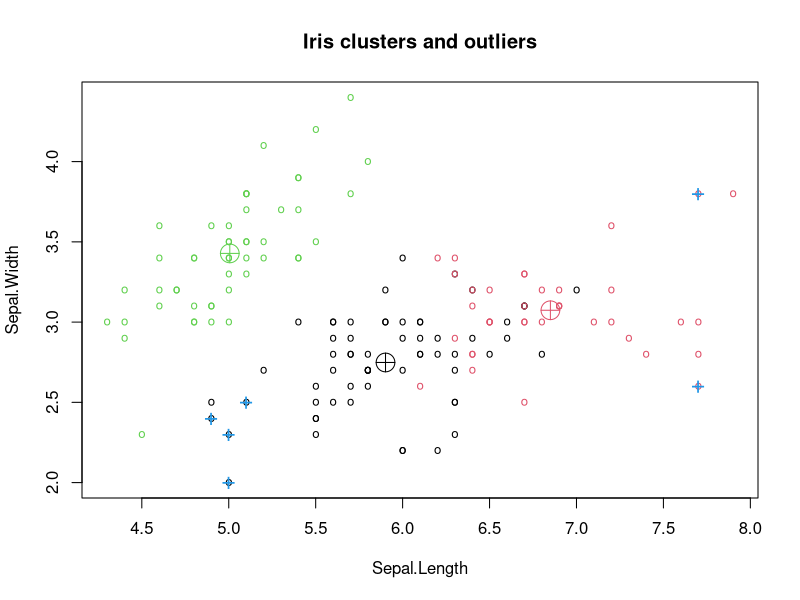
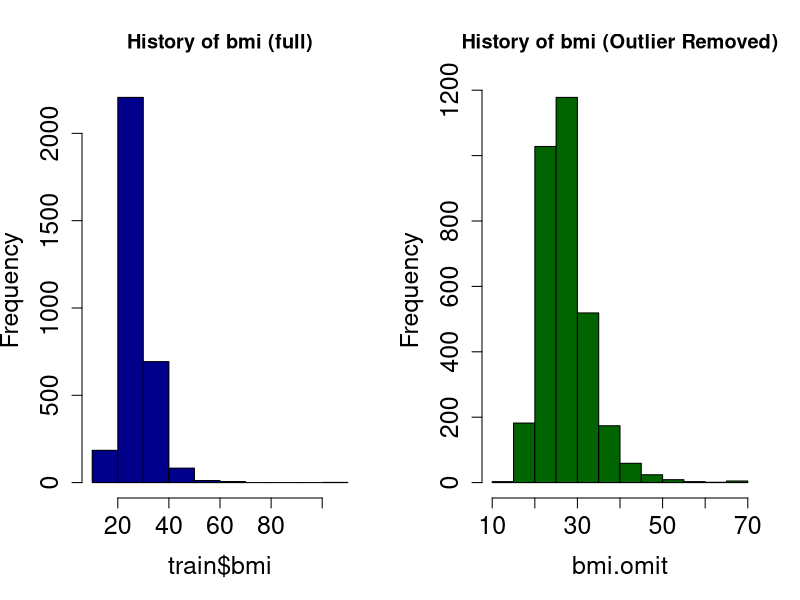
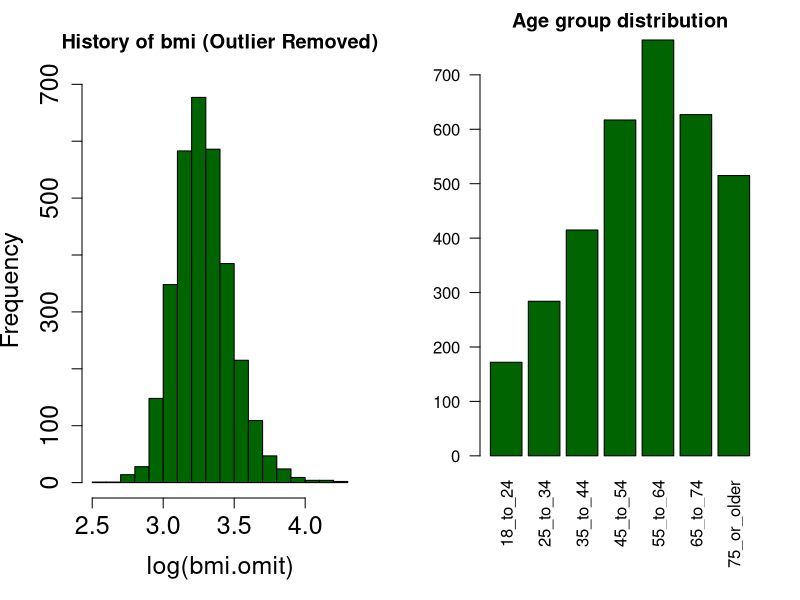
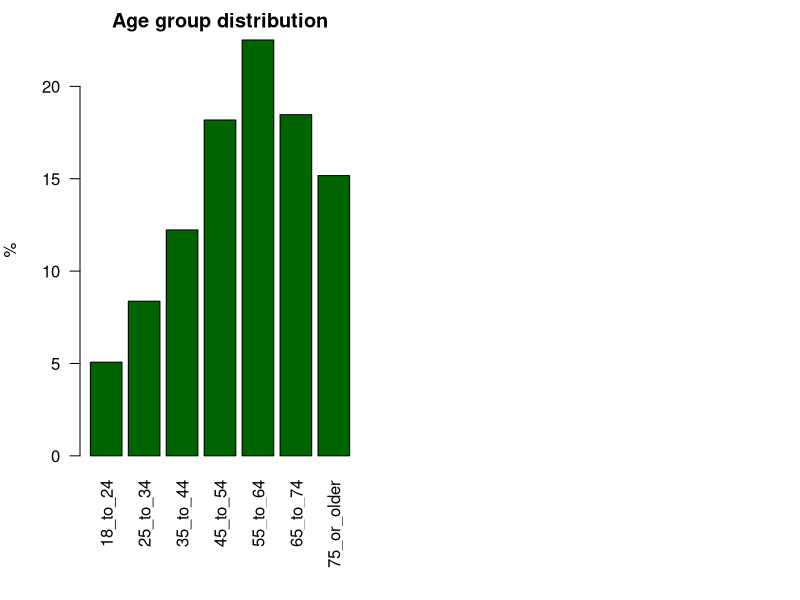
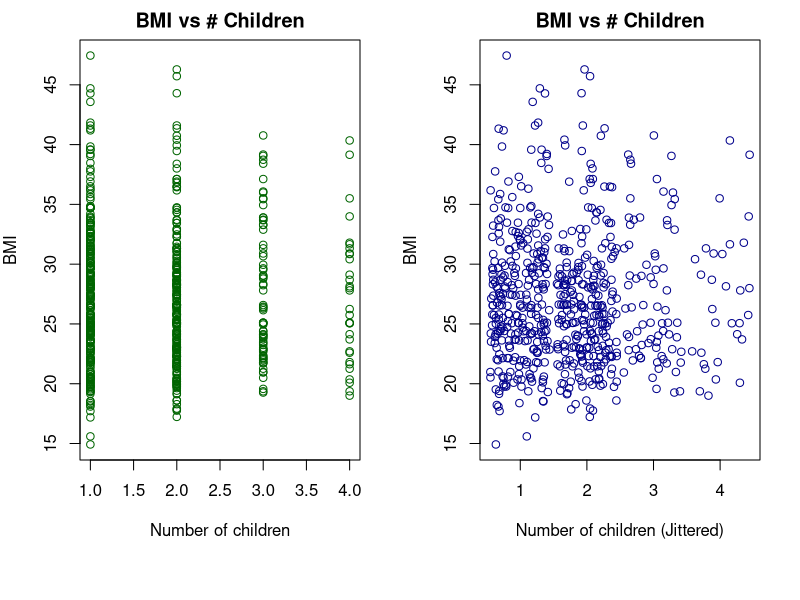
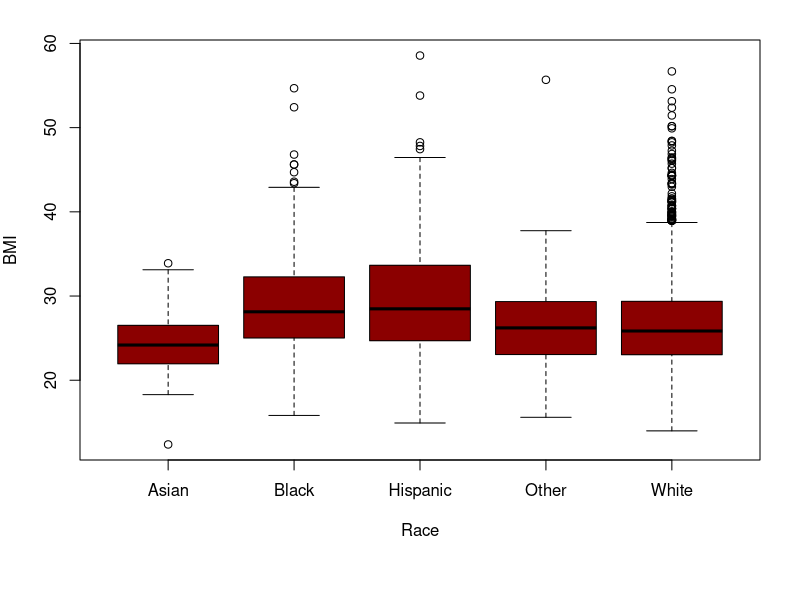

Reproduce these figures in R, in order. (Note: this script raises an error after producing the figures.)
## 
## Predictive Analytics - Day 1
## 

# setwd('')

##  Outlier Detection on the Iris Dataset

## By clustering method 
# remove species from the data to cluster 
iris2 <- iris[, 1:4]
summary(iris2)
# Run clustering for three clusters
kmeans.result <- kmeans(iris2, centers = 3) 
# cluster centers 
kmeans.result$centers
# cluster IDs 
kmeans.result$cluster  
# Get the centers
centers <- kmeans.result$centers[kmeans.result$cluster, ] 
# Calculate distances between objects and cluster centers 
distances <- sqrt(rowSums((iris2 - centers)^2))

# Apply univariate outlier detection to distances
outlierValues <- boxplot.stats(distances)$out
outliers <- which(distances %in% outlierValues)

# plot clusters 
plot(iris2[, c("Sepal.Length", "Sepal.Width")],
     pch = "o",
     col = kmeans.result$cluster,
     cex = 0.8,
     main = "Iris clusters and outliers") 
# plot cluster centers 
points(kmeans.result$centers[, c("Sepal.Length", "Sepal.Width")],
       col = 1:3,
       pch = 10,
       cex = 2.5) 
# plot outliers 
points(iris2[outliers, c("Sepal.Length", "Sepal.Width")],
       pch = "+",
       col = 4,
       cex = 1.5)



# Explore the data
setwd('/Users/LeilaErbay/Desktop/LevelNeu2018/Labs/Dental Visit')
train = read.csv("DentalVisit-Train.csv")
dim(train)
str(train)

##  Isolate numeric variables for exploration. We'll explore the factors later.
summary(train[,c("confident","bmi","children")])

##  bmi has an extreme outlier which is likely
##  erroneous and will certainly skew analysis.
##  How would our data look if we removed it?.

max.bmi <- max(train$bmi, na.rm = TRUE)

bmi.omit <- na.omit(train$bmi[train$bmi < max.bmi])

max(train$bmi, na.rm=TRUE)
max(bmi.omit, na.rm=TRUE)


par(mfrow=c(1,2))
# Without missing value filtered
hist(train$bmi,
     col="darkblue",
     main="History of bmi (full)",
     cex.axis = 1.5,
     cex.lab = 1.5)

# With missing value filtered
hist(bmi.omit,
     col="darkgreen",
     main="History of bmi (Outlier Removed)",
     cex.axis = 1.5,
     cex.lab = 1.5)

hist(log(bmi.omit),
     col="darkgreen",
     main="History of bmi (Outlier Removed)",
     cex.axis = 1.5,
     cex.lab = 1.5)


## Let's take a look at the categorical variables.
summary(train[,!(names(train) %in% c("confident","bmi","children"))])

table(train$agegrp)


par(mar=c(6,3,1,1)+1) 
barplot(table(train$agegrp),
        col="darkgreen",
        main = "Age group distribution",
        las = 2)

# Create racial percentage table
age.tbl <- table(train$agegrp)
age.perc <- round(100*age.tbl/sum(age.tbl),2)
barplot(age.perc,
        col = "darkgreen",
        main = "Age group distribution",
        ylab = "%", las = 2)


# "bmi" and "children" scatter plot
par(mfrow=c(1,2))
plot(train[which( train$children > 0 & train$bmi < 55), ]$children,
     train[which( train$children > 0 & train$bmi < 55), ]$bmi,
     ylab = "BMI",
     xlab = "Number of children",
     main = "BMI vs # Children",
     col="darkgreen",
     type = "p")
plot(jitter(train[which( train$children > 0 & train$bmi < 55), ]$children,
            amount = .45),
     train[which( train$children > 0 & train$bmi < 55), ]$bmi,
     ylab = "BMI",
     xlab = "Number of children (Jittered)",
     main = "BMI vs # Children",
     col="darkblue",
     type = "p")

#bmi vs. race boxplots
par(mfrow=c(1,1))
boxplot(bmi ~ race,
        data = train[train$bmi < 60,],
        xlab = "Race",
        ylab = "BMI",
        col = "darkred")

# Check distribution of age group over race
ageByRace = table(train$agegrp, train$race)
ageByRace
ageByRace = round(t(t(ageByRace) / colSums(ageByRace)),2)
ageByRace
# Sanity Check:
colSums(ageByRace)

# print number of lines with missing values
sum(rowSums(is.na(train)) > 0)
sum(rowSums(is.na(train)) > 0) / nrow(train)

# print columns with missing values
colSums(is.na(train))

# Imputing meds using logistic regression

# Number of missing values for "meds" (37) 
nbr.misg <- sum(is.na(train$meds)) 

# Find useful variables:
colSums(is.na(train[is.na(train$meds),]))

# library(MASS) 
MedsReg <- glm(meds ~ ., family = binomial, data = na.omit(train[,-1])) 
# Extract the temporary data for logistic regression modeling 
mod.train <- subset(train, select = c("meds", "sex", "insured")) 
# Model training 
MedsReg <- glm(meds ~ sex + insured,
               family = binomial,
               data = na.omit(mod.train)) 
# Modeling results summary 
summary(MedsReg) 


# Estimate meds value using the model 
z <- predict(MedsReg, train, type = 'response') 
# Fill in the missing values of 'meds' with estimated values from the model 
newMeds <- train$meds
newMeds[is.na(train$meds)] <- ifelse(z[is.na(train$meds)]>=0.5,"Yes","No")

# Number of missing values after imputation dropped to 0 
nbr.misg.new <- sum(is.na(newMeds))
nbr.misg.new


# LRT on interactions (on clean data set)

train <- read.csv("DentalVisit-Clean.csv")
# Setting indicator category for NAs
# (imputation option #3)
train$healthgroup <- addNA(train$healthgroup)
train$agegrp <- addNA(train$agegrp)
train$race <- addNA(train$race)
train$employ.ins <- addNA(train$employ.ins)
train$insured <- addNA(train$insured)
train$employ <- addNA(train$employ)
train$marital.stat <- addNA(train$marital.stat)
train$postponed.care <- addNA(train$postponed.care)
train$emergency <- addNA(train$emergency)
train$specialist <- addNA(train$specialist)
train$meds <- addNA(train$meds)
train$health <- addNA(train$health)
train$educ <- addNA(train$educ)

# 
# 
m1 <- glm(dental.visit ~ meds+emergency,data=train,family=binomial)
m2 <- glm(dental.visit~meds*emergency,data=train,family=binomial)
m2a <- glm(dental.visit~meds+emergency + meds:emergency,data=train,family=binomial)
anova(m1,m2,test='Chisq') ## LIKELIHOOD RATIO TEST

# Model selection

train$log.bmi <- log(train$bmi)

# Set dental.visit from "Yes"/"No" to 1/0 (This makes it easier to work with)
train$dental.visit <- ifelse(train$dental.visit == "Yes", 1, 0)

# Fit model with all interesting features and theorized interactions
base1 <- glm(dental.visit ~ phone + sex + agegrp + race + employ.ins + insured +
                            employ + marital.stat + postponed.care + emergency +
                            specialist + meds + log.bmi + children + confident +
                            educ + health + log.bmi + phone:confident +
                            employ.ins:specialist + sex:marital.stat +
                            race:employ,
             data=train,
             family = "binomial")

# install.packages("MASS")
library(MASS)
stepsDental <- stepAIC(base1, direction="both")
summary(stepsDental)

##  Evaluate Model

# Create predicted response from training set
y <- round(predict(stepsDental, train, type="response"))

#install.packages("caret")
#install.packages("e1071")
library(caret)
library(e1071)


confusionMatrix(table(data.frame(train$dental.visit, y)))


##############################################################
###########  Appendix Reference: Imputing Children ###########
##############################################################

# Make histogram of the number of children
par(mfrow=c(1,1))
hist(train$children,
     breaks = 15,
     col = "darkgreen",
     xlab="number of children",
     main="Histogram of children")

# Imputing the number of children using ZeroInflPoisson

# Number of missing values for "children" (201)
chld.nbr.mis <- sum(is.na(train$children))
# install.packages("pscl")
library(pscl)

# To estimate "children" values using zero-inflated count model using other variables
# Zero-inflated count models are two-component mixture models combining a point mass
# at zero with a proper count distribution.

ZeroInfChildren <- zeroinfl(formula = children ~ agegrp + marital.stat + employ + race + insured + employ.ins + sex + health, data = na.omit(train[c("children", "agegrp", "marital.stat", "employ","race", "health","insured", "employ.ins", "sex")]))

# To fill in the missing values for "children" using the model estimate
newchildren <- train$children
z <- predict(ZeroInfChildren, train)
for (ele in 1:length(train$children)){
  if (is.na(train$children[ele])) {
    newchildren[ele] <- z[ele]
  } 
}
train$newchildren <- as.integer(newchildren)

# Number of missing values for "children" after imputation dropped to 51
chld.nbr.mis.new <- sum(is.na(train$newchildren))
chld.nbr.mis.new

# Make histogram of the number of children 
par(mfrow=c(1,2)) 
hist(train$children,
     breaks = 5,
     xlab = "number of children",
     main = "Histogram of children (before imputation)",
     col = "dark green") 
hist(train$newchildren,
     breaks = 5,
     xlab = "number of children",
     main = "Histogram of children (after imputation)",
     col = "dark blue")

tbl.old = table(train$children) 
tbl.new = table(train$newchildren) 
diff.tbl = tbl.old - tbl.new
diff.tbl

##############################################################
########  Appendix Reference: Imputing Children (End) ########
##############################################################
